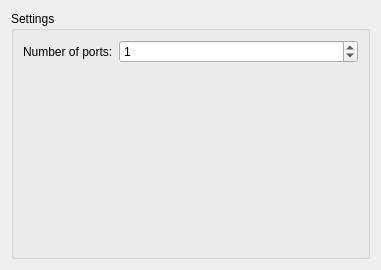
<?xml version="1.0" encoding="UTF-8"?>
<ui version="4.0">
 <class>ethernetHubConfigPageWidget</class>
 <widget class="QWidget" name="ethernetHubConfigPageWidget">
  <property name="geometry">
   <rect>
    <x>0</x>
    <y>0</y>
    <width>381</width>
    <height>270</height>
   </rect>
  </property>
  <property name="windowTitle">
   <string>Ethernet hub</string>
  </property>
  <layout class="QGridLayout">
   <item row="0" column="0" colspan="2">
    <widget class="QGroupBox" name="uiSettingsGroupBox">
     <property name="sizePolicy">
      <sizepolicy hsizetype="Expanding" vsizetype="Preferred">
       <horstretch>0</horstretch>
       <verstretch>0</verstretch>
      </sizepolicy>
     </property>
     <property name="title">
      <string>Settings</string>
     </property>
     <layout class="QGridLayout">
      <item row="0" column="0">
       <widget class="QLabel" name="uiPortsLabel">
        <property name="text">
         <string>Number of ports:</string>
        </property>
       </widget>
      </item>
      <item row="0" column="1">
       <widget class="QSpinBox" name="uiPortsSpinBox">
        <property name="sizePolicy">
         <sizepolicy hsizetype="Expanding" vsizetype="Fixed">
          <horstretch>0</horstretch>
          <verstretch>0</verstretch>
         </sizepolicy>
        </property>
        <property name="minimum">
         <number>0</number>
        </property>
        <property name="maximum">
         <number>65535</number>
        </property>
        <property name="value">
         <number>1</number>
        </property>
       </widget>
      </item>
      <item row="1" column="1">
       <spacer name="spacer">
        <property name="orientation">
         <enum>Qt::Vertical</enum>
        </property>
        <property name="sizeHint" stdset="0">
         <size>
          <width>20</width>
          <height>71</height>
         </size>
        </property>
       </spacer>
      </item>
     </layout>
    </widget>
   </item>
  </layout>
 </widget>
 <tabstops>
  <tabstop>uiPortsSpinBox</tabstop>
 </tabstops>
 <resources/>
 <connections/>
</ui>
